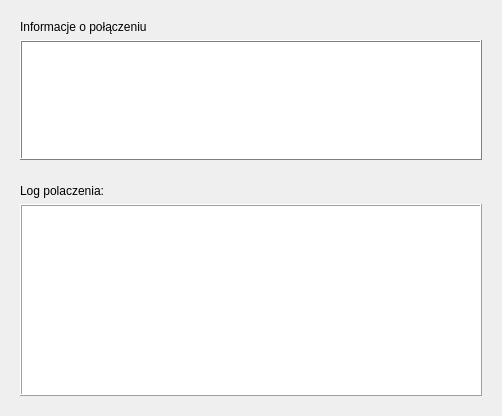
           <widget class="QFrame" name="gridFrame">
            <property name="sizePolicy">
             <sizepolicy hsizetype="Expanding" vsizetype="Expanding">
              <horstretch>0</horstretch>
              <verstretch>0</verstretch>
             </sizepolicy>
            </property>
            <layout class="QGridLayout" name="gridLayout_2">
             <item row="1" column="0">
              <widget class="QWidget" name="podzial" native="true">
               <property name="sizePolicy">
                <sizepolicy hsizetype="Expanding" vsizetype="Expanding">
                 <horstretch>0</horstretch>
                 <verstretch>0</verstretch>
                </sizepolicy>
               </property>
               <layout class="QVBoxLayout" name="verticalLayout_3">
                <item>
                 <widget class="QLabel" name="label_8">
                  <property name="sizePolicy">
                   <sizepolicy hsizetype="Preferred" vsizetype="Preferred">
                    <horstretch>0</horstretch>
                    <verstretch>0</verstretch>
                   </sizepolicy>
                  </property>
                  <property name="text">
                   <string>Log polaczenia:</string>
                  </property>
                 </widget>
                </item>
                <item>
                 <widget class="QTextEdit" name="log_polaczenie">
                  <property name="sizePolicy">
                   <sizepolicy hsizetype="Expanding" vsizetype="Expanding">
                    <horstretch>0</horstretch>
                    <verstretch>0</verstretch>
                   </sizepolicy>
                  </property>
                  <property name="font">
                   <font>
                    <pointsize>8</pointsize>
                   </font>
                  </property>
                  <property name="frameShape">
                   <enum>QFrame::Box</enum>
                  </property>
                  <property name="frameShadow">
                   <enum>QFrame::Raised</enum>
                  </property>
                  <property name="documentTitle">
                   <string/>
                  </property>
                  <property name="readOnly">
                   <bool>true</bool>
                  </property>
                  <property name="html">
                   <string>&lt;!DOCTYPE HTML PUBLIC &quot;-//W3C//DTD HTML 4.0//EN&quot; &quot;http://www.w3.org/TR/REC-html40/strict.dtd&quot;&gt;
&lt;html&gt;&lt;head&gt;&lt;meta name=&quot;qrichtext&quot; content=&quot;1&quot; /&gt;&lt;style type=&quot;text/css&quot;&gt;
p, li { white-space: pre-wrap; }
&lt;/style&gt;&lt;/head&gt;&lt;body style=&quot; font-family:'Sans Serif'; font-size:8pt; font-weight:400; font-style:normal;&quot;&gt;
&lt;p style=&quot;-qt-paragraph-type:empty; margin-top:0px; margin-bottom:0px; margin-left:0px; margin-right:0px; -qt-block-indent:0; text-indent:0px; font-size:9pt;&quot;&gt;&lt;br /&gt;&lt;/p&gt;&lt;/body&gt;&lt;/html&gt;</string>
                  </property>
                 </widget>
                </item>
               </layout>
              </widget>
             </item>
             <item row="0" column="0">
              <widget class="QWidget" name="podzial2_2" native="true">
               <property name="sizePolicy">
                <sizepolicy hsizetype="Expanding" vsizetype="Preferred">
                 <horstretch>0</horstretch>
                 <verstretch>0</verstretch>
                </sizepolicy>
               </property>
               <layout class="QVBoxLayout" name="verticalLayout_4">
                <item>
                 <widget class="QLabel" name="label_9">
                  <property name="text">
                   <string>Informacje o połączeniu</string>
                  </property>
                 </widget>
                </item>
                <item>
                 <widget class="QFrame" name="container">
                  <property name="sizePolicy">
                   <sizepolicy hsizetype="Expanding" vsizetype="Minimum">
                    <horstretch>0</horstretch>
                    <verstretch>0</verstretch>
                   </sizepolicy>
                  </property>
                  <property name="maximumSize">
                   <size>
                    <width>16777215</width>
                    <height>120</height>
                   </size>
                  </property>
                  <property name="palette">
                   <palette>
                    <active>
                     <colorrole role="WindowText">
                      <brush brushstyle="SolidPattern">
                       <color alpha="255">
                        <red>0</red>
                        <green>0</green>
                        <blue>0</blue>
                       </color>
                      </brush>
                     </colorrole>
                     <colorrole role="Button">
                      <brush brushstyle="SolidPattern">
                       <color alpha="255">
                        <red>255</red>
                        <green>255</green>
                        <blue>255</blue>
                       </color>
                      </brush>
                     </colorrole>
                     <colorrole role="Light">
                      <brush brushstyle="SolidPattern">
                       <color alpha="255">
                        <red>255</red>
                        <green>255</green>
                        <blue>255</blue>
                       </color>
                      </brush>
                     </colorrole>
                     <colorrole role="Midlight">
                      <brush brushstyle="SolidPattern">
                       <color alpha="255">
                        <red>255</red>
                        <green>255</green>
                        <blue>255</blue>
                       </color>
                      </brush>
                     </colorrole>
                     <colorrole role="Dark">
                      <brush brushstyle="SolidPattern">
                       <color alpha="255">
                        <red>127</red>
                        <green>127</green>
                        <blue>127</blue>
                       </color>
                      </brush>
                     </colorrole>
                     <colorrole role="Mid">
                      <brush brushstyle="SolidPattern">
                       <color alpha="255">
                        <red>170</red>
                        <green>170</green>
                        <blue>170</blue>
                       </color>
                      </brush>
                     </colorrole>
                     <colorrole role="Text">
                      <brush brushstyle="SolidPattern">
                       <color alpha="255">
                        <red>0</red>
                        <green>0</green>
                        <blue>0</blue>
                       </color>
                      </brush>
                     </colorrole>
                     <colorrole role="BrightText">
                      <brush brushstyle="SolidPattern">
                       <color alpha="255">
                        <red>255</red>
                        <green>255</green>
                        <blue>255</blue>
                       </color>
                      </brush>
                     </colorrole>
                     <colorrole role="ButtonText">
                      <brush brushstyle="SolidPattern">
                       <color alpha="255">
                        <red>0</red>
                        <green>0</green>
                        <blue>0</blue>
                       </color>
                      </brush>
                     </colorrole>
                     <colorrole role="Base">
                      <brush brushstyle="SolidPattern">
                       <color alpha="255">
                        <red>255</red>
                        <green>255</green>
                        <blue>255</blue>
                       </color>
                      </brush>
                     </colorrole>
                     <colorrole role="Window">
                      <brush brushstyle="SolidPattern">
                       <color alpha="255">
                        <red>255</red>
                        <green>255</green>
                        <blue>255</blue>
                       </color>
                      </brush>
                     </colorrole>
                     <colorrole role="Shadow">
                      <brush brushstyle="SolidPattern">
                       <color alpha="255">
                        <red>0</red>
                        <green>0</green>
                        <blue>0</blue>
                       </color>
                      </brush>
                     </colorrole>
                     <colorrole role="AlternateBase">
                      <brush brushstyle="SolidPattern">
                       <color alpha="255">
                        <red>255</red>
                        <green>255</green>
                        <blue>255</blue>
                       </color>
                      </brush>
                     </colorrole>
                     <colorrole role="ToolTipBase">
                      <brush brushstyle="SolidPattern">
                       <color alpha="255">
                        <red>255</red>
                        <green>255</green>
                        <blue>220</blue>
                       </color>
                      </brush>
                     </colorrole>
                     <colorrole role="ToolTipText">
                      <brush brushstyle="SolidPattern">
                       <color alpha="255">
                        <red>0</red>
                        <green>0</green>
                        <blue>0</blue>
                       </color>
                      </brush>
                     </colorrole>
                    </active>
                    <inactive>
                     <colorrole role="WindowText">
                      <brush brushstyle="SolidPattern">
                       <color alpha="255">
                        <red>0</red>
                        <green>0</green>
                        <blue>0</blue>
                       </color>
                      </brush>
                     </colorrole>
                     <colorrole role="Button">
                      <brush brushstyle="SolidPattern">
                       <color alpha="255">
                        <red>255</red>
                        <green>255</green>
                        <blue>255</blue>
                       </color>
                      </brush>
                     </colorrole>
                     <colorrole role="Light">
                      <brush brushstyle="SolidPattern">
                       <color alpha="255">
                        <red>255</red>
                        <green>255</green>
                        <blue>255</blue>
                       </color>
                      </brush>
                     </colorrole>
                     <colorrole role="Midlight">
                      <brush brushstyle="SolidPattern">
                       <color alpha="255">
                        <red>255</red>
                        <green>255</green>
                        <blue>255</blue>
                       </color>
                      </brush>
                     </colorrole>
                     <colorrole role="Dark">
                      <brush brushstyle="SolidPattern">
                       <color alpha="255">
                        <red>127</red>
                        <green>127</green>
                        <blue>127</blue>
                       </color>
                      </brush>
                     </colorrole>
                     <colorrole role="Mid">
                      <brush brushstyle="SolidPattern">
                       <color alpha="255">
                        <red>170</red>
                        <green>170</green>
                        <blue>170</blue>
                       </color>
                      </brush>
                     </colorrole>
                     <colorrole role="Text">
                      <brush brushstyle="SolidPattern">
                       <color alpha="255">
                        <red>0</red>
                        <green>0</green>
                        <blue>0</blue>
                       </color>
                      </brush>
                     </colorrole>
                     <colorrole role="BrightText">
                      <brush brushstyle="SolidPattern">
                       <color alpha="255">
                        <red>255</red>
                        <green>255</green>
                        <blue>255</blue>
                       </color>
                      </brush>
                     </colorrole>
                     <colorrole role="ButtonText">
                      <brush brushstyle="SolidPattern">
                       <color alpha="255">
                        <red>0</red>
                        <green>0</green>
                        <blue>0</blue>
                       </color>
                      </brush>
                     </colorrole>
                     <colorrole role="Base">
                      <brush brushstyle="SolidPattern">
                       <color alpha="255">
                        <red>255</red>
                        <green>255</green>
                        <blue>255</blue>
                       </color>
                      </brush>
                     </colorrole>
                     <colorrole role="Window">
                      <brush brushstyle="SolidPattern">
                       <color alpha="255">
                        <red>255</red>
                        <green>255</green>
                        <blue>255</blue>
                       </color>
                      </brush>
                     </colorrole>
                     <colorrole role="Shadow">
                      <brush brushstyle="SolidPattern">
                       <color alpha="255">
                        <red>0</red>
                        <green>0</green>
                        <blue>0</blue>
                       </color>
                      </brush>
                     </colorrole>
                     <colorrole role="AlternateBase">
                      <brush brushstyle="SolidPattern">
                       <color alpha="255">
                        <red>255</red>
                        <green>255</green>
                        <blue>255</blue>
                       </color>
                      </brush>
                     </colorrole>
                     <colorrole role="ToolTipBase">
                      <brush brushstyle="SolidPattern">
                       <color alpha="255">
                        <red>255</red>
                        <green>255</green>
                        <blue>220</blue>
                       </color>
                      </brush>
                     </colorrole>
                     <colorrole role="ToolTipText">
                      <brush brushstyle="SolidPattern">
                       <color alpha="255">
                        <red>0</red>
                        <green>0</green>
                        <blue>0</blue>
                       </color>
                      </brush>
                     </colorrole>
                    </inactive>
                    <disabled>
                     <colorrole role="WindowText">
                      <brush brushstyle="SolidPattern">
                       <color alpha="255">
                        <red>127</red>
                        <green>127</green>
                        <blue>127</blue>
                       </color>
                      </brush>
                     </colorrole>
                     <colorrole role="Button">
                      <brush brushstyle="SolidPattern">
                       <color alpha="255">
                        <red>255</red>
                        <green>255</green>
                        <blue>255</blue>
                       </color>
                      </brush>
                     </colorrole>
                     <colorrole role="Light">
                      <brush brushstyle="SolidPattern">
                       <color alpha="255">
                        <red>255</red>
                        <green>255</green>
                        <blue>255</blue>
                       </color>
                      </brush>
                     </colorrole>
                     <colorrole role="Midlight">
                      <brush brushstyle="SolidPattern">
                       <color alpha="255">
                        <red>255</red>
                        <green>255</green>
                        <blue>255</blue>
                       </color>
                      </brush>
                     </colorrole>
                     <colorrole role="Dark">
                      <brush brushstyle="SolidPattern">
                       <color alpha="255">
                        <red>127</red>
                        <green>127</green>
                        <blue>127</blue>
                       </color>
                      </brush>
                     </colorrole>
                     <colorrole role="Mid">
                      <brush brushstyle="SolidPattern">
                       <color alpha="255">
                        <red>170</red>
                        <green>170</green>
                        <blue>170</blue>
                       </color>
                      </brush>
                     </colorrole>
                     <colorrole role="Text">
                      <brush brushstyle="SolidPattern">
                       <color alpha="255">
                        <red>127</red>
                        <green>127</green>
                        <blue>127</blue>
                       </color>
                      </brush>
                     </colorrole>
                     <colorrole role="BrightText">
                      <brush brushstyle="SolidPattern">
                       <color alpha="255">
                        <red>255</red>
                        <green>255</green>
                        <blue>255</blue>
                       </color>
                      </brush>
                     </colorrole>
                     <colorrole role="ButtonText">
                      <brush brushstyle="SolidPattern">
                       <color alpha="255">
                        <red>127</red>
                        <green>127</green>
                        <blue>127</blue>
                       </color>
                      </brush>
                     </colorrole>
                     <colorrole role="Base">
                      <brush brushstyle="SolidPattern">
                       <color alpha="255">
                        <red>255</red>
                        <green>255</green>
                        <blue>255</blue>
                       </color>
                      </brush>
                     </colorrole>
                     <colorrole role="Window">
                      <brush brushstyle="SolidPattern">
                       <color alpha="255">
                        <red>255</red>
                        <green>255</green>
                        <blue>255</blue>
                       </color>
                      </brush>
                     </colorrole>
                     <colorrole role="Shadow">
                      <brush brushstyle="SolidPattern">
                       <color alpha="255">
                        <red>0</red>
                        <green>0</green>
                        <blue>0</blue>
                       </color>
                      </brush>
                     </colorrole>
                     <colorrole role="AlternateBase">
                      <brush brushstyle="SolidPattern">
                       <color alpha="255">
                        <red>255</red>
                        <green>255</green>
                        <blue>255</blue>
                       </color>
                      </brush>
                     </colorrole>
                     <colorrole role="ToolTipBase">
                      <brush brushstyle="SolidPattern">
                       <color alpha="255">
                        <red>255</red>
                        <green>255</green>
                        <blue>220</blue>
                       </color>
                      </brush>
                     </colorrole>
                     <colorrole role="ToolTipText">
                      <brush brushstyle="SolidPattern">
                       <color alpha="255">
                        <red>0</red>
                        <green>0</green>
                        <blue>0</blue>
                       </color>
                      </brush>
                     </colorrole>
                    </disabled>
                   </palette>
                  </property>
                  <property name="autoFillBackground">
                   <bool>true</bool>
                  </property>
                  <property name="frameShape">
                   <enum>QFrame::Box</enum>
                  </property>
                  <property name="frameShadow">
                   <enum>QFrame::Raised</enum>
                  </property>
                  <layout class="QHBoxLayout" name="horizontalLayout">
                   <property name="leftMargin">
                    <number>3</number>
                   </property>
                   <property name="topMargin">
                    <number>3</number>
                   </property>
                   <property name="rightMargin">
                    <number>3</number>
                   </property>
                   <property name="bottomMargin">
                    <number>3</number>
                   </property>
                   <item>
                    <widget class="QTextEdit" name="parametry_polaczenia">
                     <property name="sizePolicy">
                      <sizepolicy hsizetype="Preferred" vsizetype="Preferred">
                       <horstretch>0</horstretch>
                       <verstretch>0</verstretch>
                      </sizepolicy>
                     </property>
                     <property name="minimumSize">
                      <size>
                       <width>190</width>
                       <height>110</height>
                      </size>
                     </property>
                     <property name="maximumSize">
                      <size>
                       <width>190</width>
                       <height>16777215</height>
                      </size>
                     </property>
                     <property name="font">
                      <font>
                       <pointsize>8</pointsize>
                      </font>
                     </property>
                     <property name="frameShape">
                      <enum>QFrame::NoFrame</enum>
                     </property>
                     <property name="lineWrapMode">
                      <enum>QTextEdit::NoWrap</enum>
                     </property>
                     <property name="readOnly">
                      <bool>true</bool>
                     </property>
                    </widget>
                   </item>
                   <item>
                    <widget class="QTextEdit" name="informacje_o_polaczeniu">
                     <property name="sizePolicy">
                      <sizepolicy hsizetype="Expanding" vsizetype="Preferred">
                       <horstretch>0</horstretch>
                       <verstretch>0</verstretch>
                      </sizepolicy>
                     </property>
                     <property name="minimumSize">
                      <size>
                       <width>200</width>
                       <height>110</height>
                      </size>
                     </property>
                     <property name="font">
                      <font>
                       <pointsize>8</pointsize>
                      </font>
                     </property>
                     <property name="frameShape">
                      <enum>QFrame::NoFrame</enum>
                     </property>
                     <property name="frameShadow">
                      <enum>QFrame::Plain</enum>
                     </property>
                     <property name="lineWrapMode">
                      <enum>QTextEdit::NoWrap</enum>
                     </property>
                     <property name="readOnly">
                      <bool>true</bool>
                     </property>
                    </widget>
                   </item>
                  </layout>
                 </widget>
                </item>
               </layout>
              </widget>
             </item>
            </layout>
           </widget>
